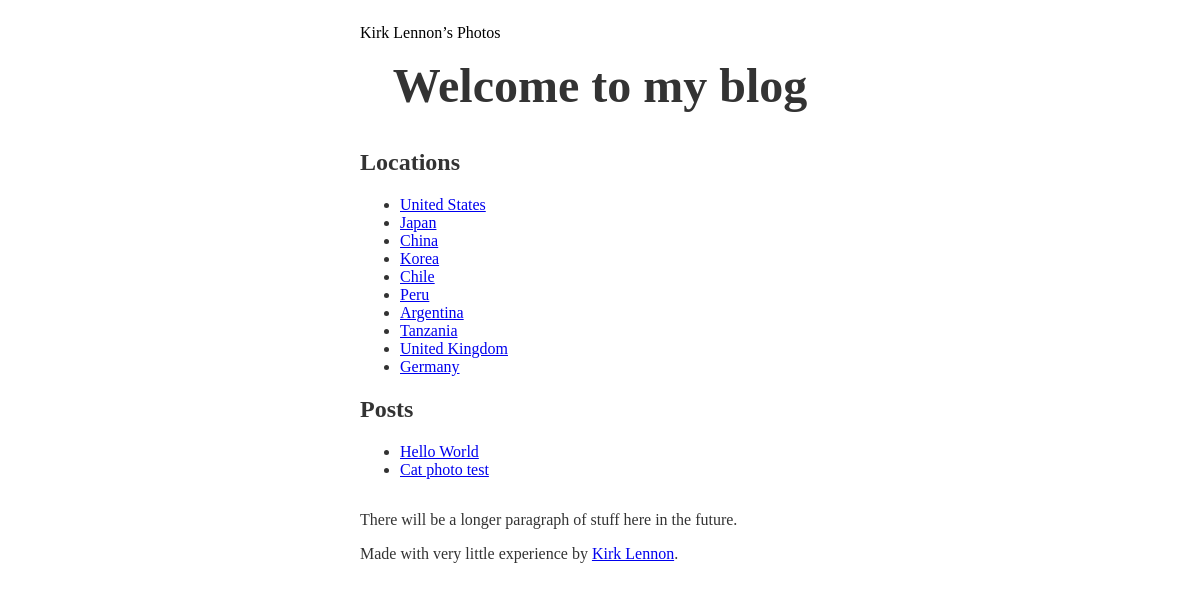
The page / on the database its author committed.
### photos/models.py (models this page shows, shortened)
class Location(models.Model):
	title = models.CharField(max_length=100, db_index=True)
	slug = models.SlugField(max_length=100, db_index=True)
	def get_absolute_url(self):
		return reverse('blog_location_detail', args=(self.slug,))

class Blog(models.Model):
	title = models.CharField(max_length=100, unique=True)
	slug = models.SlugField(max_length=100, unique=True)
	body = models.TextField()
	posted = models.DateField(db_index=True, auto_now_add=True)
	location = models.ForeignKey('photos.Location', on_delete=models.CASCADE)
	def get_absolute_url(self):
		return reverse('blog_post_detail', args=(self.slug,))

### photos/views.py (the view)
# urls.py: path('', views.index, name='index'),
def index(request):
	locations = Location.objects.all()
	posts = Blog.objects.all()[:5]
	context = {
		'locations': locations,
		'posts': posts
	}
	return render(request, 'index.html', context=context)

### photos/templates/index.html
{% extends 'base.html' %}
{% block title %}Welcome to my blog{% endblock %}
{% block content %}
    <h2>Locations</h2>
    {% if locations %}
        <ul>
        {% for location in locations %}
            <li><a href="{{ location.get_absolute_url }}">{{ location.title }}</a></li>
        {% endfor %}
        </ul>
    {% else %}
        <p>There are no posts.</p>
    {% endif %}
    <h2>Posts</h2>
    {% if posts %}
        <ul>
        {% for post in posts %}
            <li><a href="{{ post.get_absolute_url }}">{{ post.title }}</a></li>
        {% endfor %}
        </ul>
    {% else %}
        <p>There are no posts.</p>
    {% endif %}
{% endblock %}

### photos/templates/base.html (shortened to what this page needs)
<!DOCTYPE html>
<html>
<head>
</head>
<body>
<div id="wrapper">
<header><p><a href="/">Kirk Lennon&rsquo;s Photos</a></p>
<h1>{% block title %}Welcome to my block{% endblock %}</h1>
</header>
<main>
{% block content %}
{% endblock %}
</main>
<footer>
<p>There will be a longer paragraph of stuff here in the future.</p>
 <p>Made with very little experience by
 <a href="https://twitter.com/kirklennon">Kirk Lennon</a>.</p>
</footer>
</div>
</body>
</html>

### photos/templates/base.html (style rules this page uses)
body { font-size: 16px; background-color: #fff; color: #333; font-family: Garamond, Big Caslon, Baskerville, Georgia, serif; }
header h1 { font-size: 3rem; margin: 1rem 0; text-align: center; }
header p { text-align: left; }
header a { text-decoration: none; color:#000; }
main, header, footer { width: 30rem; }
#wrapper { display: flex; flex-direction: column; align-items: center; justify-content: center; width: 100% }

### rows shown on the page
Location: title "United States"
Location: title "Japan"
Location: title "China"
Location: title "Korea"
Location: title "Chile"
Location: title "Peru"
Location: title "Argentina"
Location: title "Tanzania"
Location: title "United Kingdom"
Location: title "Germany"
Blog: title "Hello World"
Blog: title "Cat photo test"
